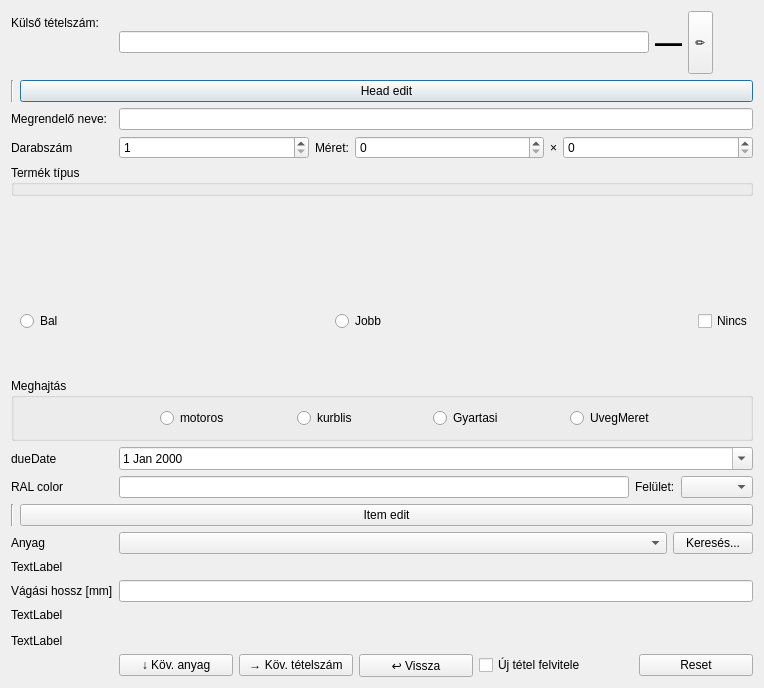
<?xml version="1.0" encoding="UTF-8"?>
<ui version="4.0">
 <class>AddInputDialog</class>
 <widget class="QDialog" name="AddInputDialog">
  <property name="geometry">
   <rect>
    <x>0</x>
    <y>0</y>
    <width>764</width>
    <height>688</height>
   </rect>
  </property>
  <property name="sizePolicy">
   <sizepolicy hsizetype="Expanding" vsizetype="Preferred">
    <horstretch>1</horstretch>
    <verstretch>0</verstretch>
   </sizepolicy>
  </property>
  <property name="minimumSize">
   <size>
    <width>0</width>
    <height>0</height>
   </size>
  </property>
  <property name="windowTitle">
   <string>Dialog</string>
  </property>
  <layout class="QFormLayout" name="formLayout">
   <item row="4" column="0">
    <widget class="QLabel" name="label_ref">
     <property name="text">
      <string>Külső tételszám:</string>
     </property>
    </widget>
   </item>
   <item row="4" column="1">
    <layout class="QHBoxLayout" name="layoutReferenceUnified">
     <item>
      <widget class="QLineEdit" name="editReference"/>
     </item>
     <item>
      <widget class="QLabel" name="lblReferenceBig">
       <property name="sizePolicy">
        <sizepolicy hsizetype="Preferred" vsizetype="Minimum">
         <horstretch>0</horstretch>
         <verstretch>0</verstretch>
        </sizepolicy>
       </property>
       <property name="minimumSize">
        <size>
         <width>0</width>
         <height>32</height>
        </size>
       </property>
       <property name="font">
        <font>
         <pointsize>20</pointsize>
         <bold>true</bold>
        </font>
       </property>
       <property name="text">
        <string>—</string>
       </property>
      </widget>
     </item>
     <item>
      <widget class="QToolButton" name="btnEditReference">
       <property name="sizePolicy">
        <sizepolicy hsizetype="Preferred" vsizetype="Preferred">
         <horstretch>0</horstretch>
         <verstretch>0</verstretch>
        </sizepolicy>
       </property>
       <property name="text">
        <string>✏️</string>
       </property>
      </widget>
     </item>
     <item>
      <spacer name="horizontalSpacer_4">
       <property name="orientation">
        <enum>Qt::Vertical</enum>
       </property>
       <property name="sizeHint" stdset="0">
        <size>
         <width>40</width>
         <height>20</height>
        </size>
       </property>
      </spacer>
     </item>
    </layout>
   </item>
   <item row="5" column="0" colspan="2">
    <layout class="QHBoxLayout" name="horizontalLayout_4" stretch="1,0">
     <item>
      <widget class="Line" name="line">
       <property name="orientation">
        <enum>Qt::Vertical</enum>
       </property>
      </widget>
     </item>
     <item>
      <widget class="QPushButton" name="btnEditHead">
       <property name="text">
        <string>Head edit</string>
       </property>
      </widget>
     </item>
    </layout>
   </item>
   <item row="6" column="0">
    <widget class="QLabel" name="label_owner">
     <property name="text">
      <string>Megrendelő neve:</string>
     </property>
    </widget>
   </item>
   <item row="6" column="1">
    <widget class="QLineEdit" name="editOwner"/>
   </item>
   <item row="8" column="0">
    <widget class="QLabel" name="label_2">
     <property name="text">
      <string>Darabszám</string>
     </property>
    </widget>
   </item>
   <item row="8" column="1">
    <layout class="QHBoxLayout" name="horizontalLayout_6" stretch="1,0,1,0,1">
     <item>
      <widget class="QSpinBox" name="spinQuantity">
       <property name="minimum">
        <number>1</number>
       </property>
      </widget>
     </item>
     <item>
      <widget class="QLabel" name="label_6">
       <property name="text">
        <string>Méret:</string>
       </property>
      </widget>
     </item>
     <item>
      <widget class="QSpinBox" name="spinBox_width">
       <property name="maximum">
        <number>5000</number>
       </property>
      </widget>
     </item>
     <item>
      <widget class="QLabel" name="label_7">
       <property name="maximumSize">
        <size>
         <width>32</width>
         <height>16777215</height>
        </size>
       </property>
       <property name="text">
        <string>×</string>
       </property>
      </widget>
     </item>
     <item>
      <widget class="QSpinBox" name="spinBox_height">
       <property name="maximum">
        <number>4000</number>
       </property>
      </widget>
     </item>
    </layout>
   </item>
   <item row="9" column="0" colspan="2">
    <widget class="QGroupBox" name="groupBox_productType">
     <property name="title">
      <string>Termék típus</string>
     </property>
    </widget>
   </item>
   <item row="11" column="0" colspan="2">
    <widget class="QStackedWidget" name="stackedWidget_stackSubtype">
     <property name="currentIndex">
      <number>1</number>
     </property>
     <widget class="QWidget" name="page"/>
     <widget class="QWidget" name="page_2"/>
    </widget>
   </item>
   <item row="15" column="0" colspan="2">
    <layout class="QHBoxLayout" name="horizontalLayout_5">
     <item>
      <widget class="QStackedWidget" name="stackHandlerSide">
       <widget class="QWidget" name="pageRadio">
        <layout class="QHBoxLayout">
         <item>
          <widget class="QRadioButton" name="radioLeft">
           <property name="sizePolicy">
            <sizepolicy hsizetype="Minimum" vsizetype="Preferred">
             <horstretch>0</horstretch>
             <verstretch>0</verstretch>
            </sizepolicy>
           </property>
           <property name="text">
            <string>Bal</string>
           </property>
          </widget>
         </item>
         <item>
          <widget class="QRadioButton" name="radioRight">
           <property name="sizePolicy">
            <sizepolicy hsizetype="Minimum" vsizetype="Preferred">
             <horstretch>0</horstretch>
             <verstretch>0</verstretch>
            </sizepolicy>
           </property>
           <property name="text">
            <string>Jobb</string>
           </property>
          </widget>
         </item>
         <item>
          <spacer name="horizontalSpacer_2">
           <property name="orientation">
            <enum>Qt::Vertical</enum>
           </property>
           <property name="sizeHint" stdset="0">
            <size>
             <width>40</width>
             <height>20</height>
            </size>
           </property>
          </spacer>
         </item>
        </layout>
       </widget>
       <widget class="QWidget" name="pageSlider">
        <layout class="QHBoxLayout">
         <item>
          <widget class="QLabel" name="labelLeftValue">
           <property name="text">
            <string>0</string>
           </property>
          </widget>
         </item>
         <item>
          <widget class="QSlider" name="sliderHandler"/>
         </item>
         <item>
          <widget class="QLabel" name="labelRightValue">
           <property name="text">
            <string>0</string>
           </property>
          </widget>
         </item>
        </layout>
       </widget>
      </widget>
     </item>
     <item>
      <widget class="QCheckBox" name="chkUnknownSide">
       <property name="sizePolicy">
        <sizepolicy hsizetype="Minimum" vsizetype="Preferred">
         <horstretch>0</horstretch>
         <verstretch>0</verstretch>
        </sizepolicy>
       </property>
       <property name="text">
        <string>Nincs</string>
       </property>
      </widget>
     </item>
    </layout>
   </item>
   <item row="16" column="0" colspan="2">
    <widget class="QGroupBox" name="groupBox_attributes">
     <property name="title">
      <string>Meghajtás</string>
     </property>
     <layout class="QHBoxLayout" name="horizontalLayout_7">
      <item>
       <widget class="QLabel" name="label_8">
        <property name="text">
         <string/>
        </property>
       </widget>
      </item>
      <item>
       <widget class="QRadioButton" name="radioAttrMotoros">
        <property name="text">
         <string>motoros</string>
        </property>
       </widget>
      </item>
      <item>
       <widget class="QRadioButton" name="radioAttrKurblis">
        <property name="text">
         <string>kurblis</string>
        </property>
       </widget>
      </item>
      <item>
       <widget class="QRadioButton" name="radioAttrSzamitas_GyartasiMeret">
        <property name="text">
         <string>Gyartasi</string>
        </property>
       </widget>
      </item>
      <item>
       <widget class="QRadioButton" name="radioAttrSzamitas_UvegMeret">
        <property name="text">
         <string>UvegMeret</string>
        </property>
       </widget>
      </item>
      <item>
       <spacer name="horizontalSpacer_3">
        <property name="orientation">
         <enum>Qt::Vertical</enum>
        </property>
        <property name="sizeHint" stdset="0">
         <size>
          <width>40</width>
          <height>20</height>
         </size>
        </property>
       </spacer>
      </item>
     </layout>
    </widget>
   </item>
   <item row="17" column="0">
    <widget class="QLabel" name="label_4">
     <property name="text">
      <string>dueDate</string>
     </property>
    </widget>
   </item>
   <item row="17" column="1">
    <widget class="QDateEdit" name="editDueDate">
     <property name="calendarPopup">
      <bool>true</bool>
     </property>
    </widget>
   </item>
   <item row="18" column="0">
    <widget class="QLabel" name="label_5">
     <property name="text">
      <string>RAL color</string>
     </property>
    </widget>
   </item>
   <item row="18" column="1">
    <layout class="QHBoxLayout" name="horizontalLayout_3">
     <item>
      <widget class="QLineEdit" name="edit_Color"/>
     </item>
     <item>
      <widget class="QLabel" name="label_Surface">
       <property name="text">
        <string>Felület:</string>
       </property>
      </widget>
     </item>
     <item>
      <widget class="QComboBox" name="comboBox_Surface"/>
     </item>
    </layout>
   </item>
   <item row="20" column="0" colspan="2">
    <layout class="QHBoxLayout" name="horizontalLayout_2" stretch="1,0">
     <item>
      <widget class="Line" name="line_2">
       <property name="orientation">
        <enum>Qt::Vertical</enum>
       </property>
      </widget>
     </item>
     <item>
      <widget class="QPushButton" name="btnEditItem">
       <property name="text">
        <string>Item edit</string>
       </property>
      </widget>
     </item>
    </layout>
   </item>
   <item row="21" column="0">
    <widget class="QLabel" name="label_3">
     <property name="text">
      <string>Anyag</string>
     </property>
    </widget>
   </item>
   <item row="21" column="1">
    <layout class="QHBoxLayout" name="horizontalLayout" stretch="1,0">
     <item>
      <widget class="QComboBox" name="comboMaterial"/>
     </item>
     <item>
      <widget class="QPushButton" name="btn_MaterialSearch">
       <property name="text">
        <string>Keresés...</string>
       </property>
      </widget>
     </item>
    </layout>
   </item>
   <item row="23" column="0">
    <widget class="QLabel" name="label">
     <property name="text">
      <string>Vágási hossz [mm]</string>
     </property>
    </widget>
   </item>
   <item row="23" column="1">
    <widget class="QLineEdit" name="editLength"/>
   </item>
   <item row="25" column="0" colspan="2">
    <layout class="QHBoxLayout" name="layout_colorPreview"/>
   </item>
   <item row="28" column="0">
    <widget class="QDialogButtonBox" name="buttonBox">
     <property name="standardButtons">
      <set>QDialogButtonBox::NoButton</set>
     </property>
    </widget>
   </item>
   <item row="28" column="1">
    <layout class="QHBoxLayout" name="horizontalLayout_8">
     <item>
      <widget class="QPushButton" name="btnNextMaterial">
       <property name="text">
        <string>↓ Köv. anyag</string>
       </property>
      </widget>
     </item>
     <item>
      <widget class="QPushButton" name="btnNextRef">
       <property name="text">
        <string>→ Köv. tételszám</string>
       </property>
      </widget>
     </item>
     <item>
      <widget class="QPushButton" name="btnFirstRef">
       <property name="text">
        <string>↩ Vissza</string>
       </property>
      </widget>
     </item>
     <item>
      <widget class="QCheckBox" name="chk_Repeat">
       <property name="text">
        <string>Új tétel felvitele</string>
       </property>
      </widget>
     </item>
     <item>
      <spacer name="horizontalSpacer">
       <property name="orientation">
        <enum>Qt::Vertical</enum>
       </property>
       <property name="sizeHint" stdset="0">
        <size>
         <width>40</width>
         <height>20</height>
        </size>
       </property>
      </spacer>
     </item>
     <item>
      <widget class="QPushButton" name="btn_Reset">
       <property name="text">
        <string>Reset</string>
       </property>
      </widget>
     </item>
    </layout>
   </item>
   <item row="24" column="0" colspan="2">
    <widget class="QLabel" name="lblLengthWarning">
     <property name="text">
      <string>TextLabel</string>
     </property>
    </widget>
   </item>
   <item row="26" column="0" colspan="2">
    <widget class="QLabel" name="lblBomWarning">
     <property name="text">
      <string>TextLabel</string>
     </property>
    </widget>
   </item>
   <item row="22" column="0" colspan="2">
    <widget class="QLabel" name="lblMaterialWarning">
     <property name="text">
      <string>TextLabel</string>
     </property>
    </widget>
   </item>
  </layout>
 </widget>
 <tabstops>
  <tabstop>editReference</tabstop>
  <tabstop>editDueDate</tabstop>
  <tabstop>comboMaterial</tabstop>
  <tabstop>editLength</tabstop>
  <tabstop>radioLeft</tabstop>
  <tabstop>radioRight</tabstop>
  <tabstop>btn_MaterialSearch</tabstop>
  <tabstop>sliderHandler</tabstop>
 </tabstops>
 <resources/>
 <connections>
  <connection>
   <sender>buttonBox</sender>
   <signal>accepted()</signal>
   <receiver>AddInputDialog</receiver>
   <slot>accept()</slot>
   <hints>
    <hint type="sourcelabel">
     <x>248</x>
     <y>254</y>
    </hint>
    <hint type="destinationlabel">
     <x>157</x>
     <y>274</y>
    </hint>
   </hints>
  </connection>
  <connection>
   <sender>buttonBox</sender>
   <signal>rejected()</signal>
   <receiver>AddInputDialog</receiver>
   <slot>reject()</slot>
   <hints>
    <hint type="sourcelabel">
     <x>316</x>
     <y>260</y>
    </hint>
    <hint type="destinationlabel">
     <x>286</x>
     <y>274</y>
    </hint>
   </hints>
  </connection>
 </connections>
</ui>
